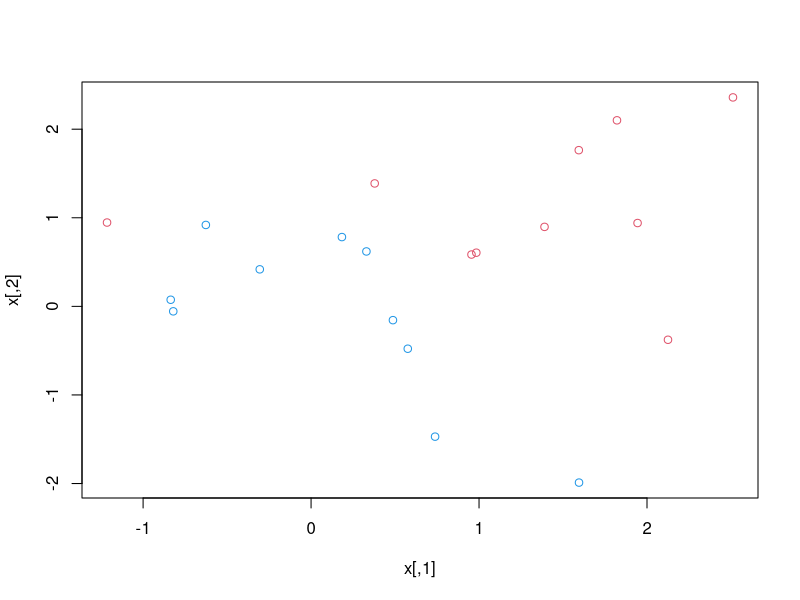
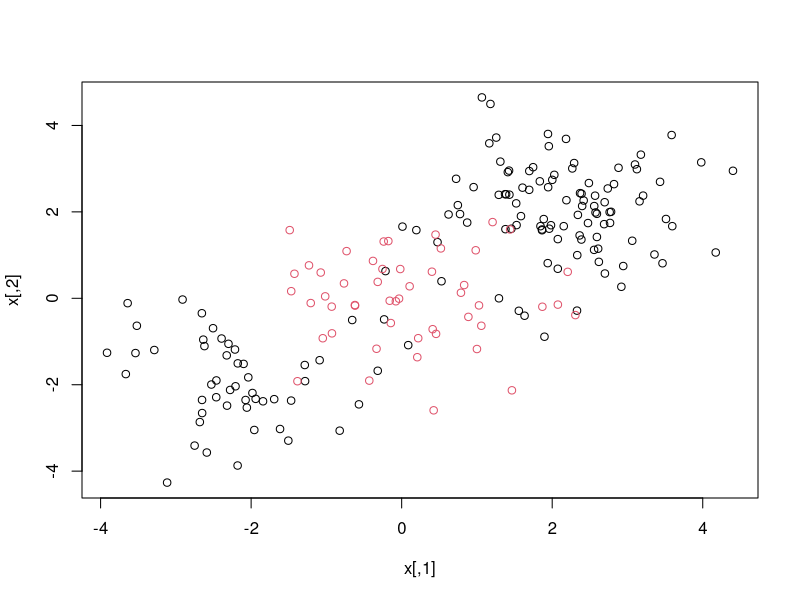

Generate these figures, in order, with R: (Note: this script raises an error after producing the figures.)
set.seed(1)
x = matrix(rnorm(20*2), ncol = 2)
y = c(rep(-1,10), rep(1,10))
y
x[y==1,] = x[y==1,]+1
plot(x, col = (3-y))

dat = data.frame(x = x, y = as.factor(y))

install.packages("e1071")
library(e1071)

svmfit = svm(y~., data =dat, kernel = "linear", cost = 10, scale = FALSE) 
#cost needs to be optimized, that can be done using tune
svmfit$index
summary(svmfit)

#-----optimizing cost--------#
set.seed(1)
tune.out = tune(svm, y~., data = dat, kernel = "linear",
                ranges = list(cost = c(0.001, 0.01, 0.1, 1,5,10,100)))

summary(tune.out)

bestmod = tune.out$best.model
summary(bestmod)   #the best cost is 5



#-----------test data--------#
set.seed(2)
xtest = matrix(rnorm(20*2), ncol = 2)
ytest = sample(c(-1,1), 20, rep = TRUE)

xtest[ytest ==1,]=xtest[ytest ==1,]+1
testdat = data.frame(x = xtest, y = as.factor(ytest))
ypred = predict(bestmod, testdat)
table(predict = ypred,  truth = testdat$y)




#-----non-linear data-----------#

set.seed(1)
x = matrix(rnorm(200*2), ncol =2)
x[1:100,] = x[1:100,]+2
x[101:150,] = x[101:150,]-2

y = c(rep(1,150), rep(2,50))
data = data.frame(x = x, y = as.factor(y))

plot(x, col = y)



train = sample(200,100)
svmfit = svm(y~., data =dat[train,], kernel = "radial", gamma = 1,cost = 10, scale = FALSE) 
svmfit$index

set.seed(1)
tune.out = tune(svm,y~., data = dat[train,],kernel = "radial",
                ranges = list(cost = c(0.1,0.01,5,10,100), gamma = c(1,2,3,4,5)))
summary(tune.out)



















